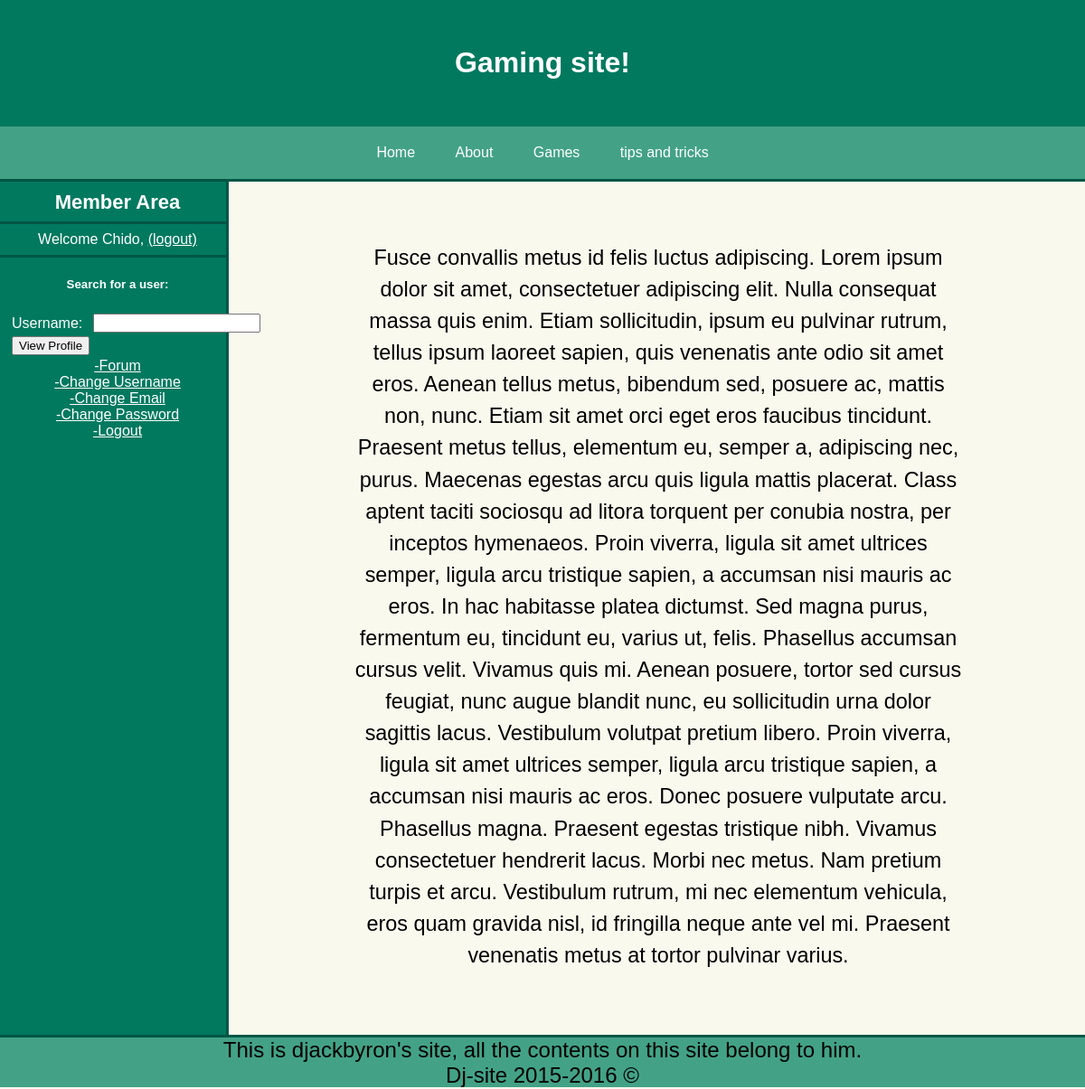
Screenshot of /www/aboutus.php?id=1 (signed in) with the database file from the repository.
### tables this page shows
CREATE TABLE IF NOT EXISTS `pages` (
  `id` int(11) NOT NULL AUTO_INCREMENT,
  `filename` varchar(50) NOT NULL,
  `name` varchar(25) NOT NULL,
  `title` text,
  `active` smallint(1) NOT NULL,
  PRIMARY KEY (`id`)
);

### www/aboutus.php (the view, shortened to what this page needs)
<!DOCTYPE html>
<html>
<head>
</head>
<body>
<?php
include 'include/menu.inc.php';
$page = $_GET['id'];
$query = "SELECT * FROM pages WHERE id= '$page' AND active = 1";
$exe = mysqli_query($connection,$query);
$row = mysqli_fetch_array($exe);
 ?>
<div id="asd2" class="EqHeightDiv">
<?php include "$dir_site/include/navside.inc.php";?>
<div id="main_section2" class="EqHeightDiv">
<center><section>
<?php echo $row['title']; ?>
</section></center>
</div></div>
	<?php include 'footer.php' ?>

### www/include/menu.inc.php (shortened to what this page needs)
<!DOCTYPE html>
<html>
<head>
	<link rel="stylesheet" type="text/css" href="css/stylesheet.css">
<div id="def"><?php include "definitions.inc.php";?></div>
</head>
<body>
<div id ='header'><h1>Gaming site!</h1></div>
<nav>
	<ul>
		<a href="index.php?page=1"><li>Home</li></a>
<?php
$query = "SELECT * FROM pages WHERE active = 1";
$exe = mysqli_query($connection,$query) or die("error");
while($row = mysqli_fetch_array($exe)){
	$file = $row['filename'];
?>
	<a href='<?php echo $file;?>?id=<?php echo $row["id"];?>'><li><?php echo $row["name"];?></li></a>
<?php } ?>
	</ul>
</nav>

### www/CSS/stylesheet.css (style rules this page uses)
body { font-family: arial; background-image: url(../images/6aJxrbA.png); background-position:0px 196px; background-repeat: no-repeat; background-color:#faf9ee; color: black; margin: 0px; font: 1em; width: auto; padding: 0px; }
a { color: blue; }
#asd2 { display:block; float:left; margin-top:-3px; }
#main_section2 { display:block; float:left; padding-top:30px ; padding-bottom:30px ; padding-left:15px; width: 75%; font-size:26px; margin-left:10px; }
body { margin: 0; padding: 0; font-family: sans-serif; }
#header { background: #00795f; width: 100%; padding: 30px 0; color: white; text-align: center; }
a { text-decoration: none; color: inherit; }
nav ul { background-color: #43a286; border-bottom: solid #005644; overflow: hidden; color: white; padding: 0; text-align: center; margin: 0; -webkit-transition: max-height 0.04s; -ms-transition: max-height 0.04s; -moz-transition: max-height 0.04s; -o-transition: max-height 0.04s; transition: max-height 0.04s; }
nav ul li { display: inline-block; padding: 20px; }
section { line-height: 1.5em; font-size: 0.9em; padding: 40px; width: 75%; margin: 0 auto; }

### CSS/stylesheet.css (style rules this page uses)
body { background-image: url(http://i.imgur.com/hlzI6Va.png); font-family: arial; background-repeat: no-repeat; background-size: 100% 100%; color: black; margin: 0px; font: 1em; height: auto; width: auto; padding: 0px; }

### rows the page displays
pages: name "About", title "Fusce convallis metus id felis luctus adipiscing. Lorem ipsum dolor sit amet, consectetuer adipiscing elit. Nulla consequat massa quis enim. Etiam sollicitudin, ipsum eu pulvinar rutrum, tellus ipsum laoreet sapien, quis venenatis ante odio sit amet eros. Aenean tellus metus, bibendum sed, posuere ac, mattis non, nunc. Etiam sit amet orci eget eros faucibus tincidunt. Praesent metus tellus, elementum eu, semper a, adipiscing nec, purus. Maecenas egestas arcu quis ligula mattis placerat. Class aptent taciti sociosqu ad litora torquent per conubia nostra, per inceptos hymenaeos. Proin viverra, ligula sit amet ultrices semper, ligula arcu tristique sapien, a accumsan nisi mauris ac eros. In…"
pages: name "Games"
pages: name "tips and tricks"

### other values shown
$_SESSION['username'] "Chido"
